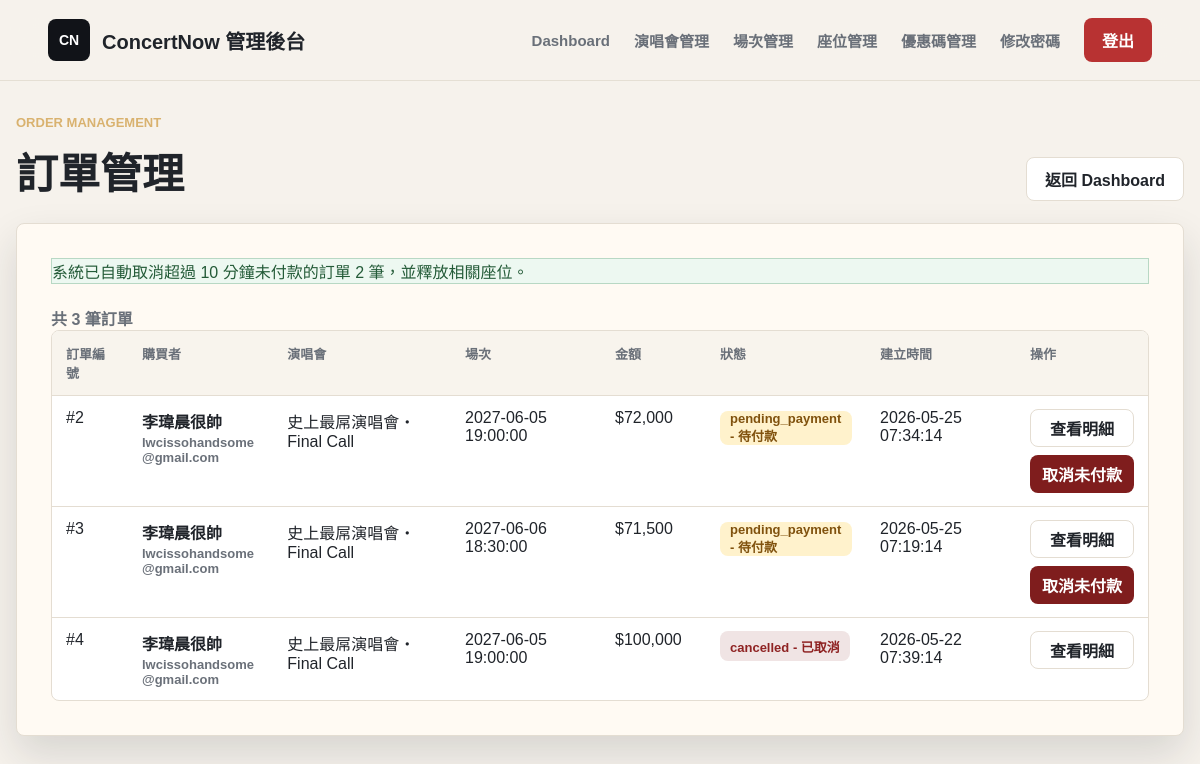
The page /manager/orders.php (signed in) on the database its author committed.
### tables this page shows
CREATE TABLE Orders (
    order_id INT AUTO_INCREMENT PRIMARY KEY,
    user_id INT,
    show_id INT,
    promo_id INT NULL,                      
    total_price INT NOT NULL,               
    status ENUM('pending_payment', 'paid', 'cancelled') DEFAULT 'pending_payment',
    payment_method VARCHAR(30) NULL,         
    delivery_method VARCHAR(30) NULL,        
    created_at TIMESTAMP DEFAULT CURRENT_TIMESTAMP,
    FOREIGN KEY (user_id) REFERENCES User(user_id),
    FOREIGN KEY (show_id) REFERENCES ShowDate(show_id),
    FOREIGN KEY (promo_id) REFERENCES PromoCode(promo_id) ON DELETE SET NULL
);

CREATE TABLE User (
    user_id INT AUTO_INCREMENT PRIMARY KEY,
    username VARCHAR(50) NOT NULL UNIQUE,
    real_name VARCHAR(50) NOT NULL,
    birth_date DATETIME NOT NULL,
    phone_num VARCHAR(20) NOT NULL,
    id_number VARCHAR(20) NOT NULL UNIQUE,
    email VARCHAR(100) NOT NULL,
    user_address VARCHAR(255) NULL,
    password VARCHAR(255) NOT NULL,
    role ENUM('customer', 'manager') DEFAULT 'customer',
    created_at TIMESTAMP DEFAULT CURRENT_TIMESTAMP
);

CREATE TABLE Concert (
    concert_id INT AUTO_INCREMENT PRIMARY KEY,
    organizer_id INT NULL,                           
    artist VARCHAR(100) NOT NULL,                     
    title VARCHAR(255) NOT NULL,                      
    venue VARCHAR(100) NOT NULL,                      
    concert_address VARCHAR(255) NOT NULL,                    
    image VARCHAR(255),                               
    sale_start DATETIME NOT NULL,                     
    sale_end DATETIME NOT NULL,                       
    description TEXT,                                 
    notice TEXT,                                      
    created_at TIMESTAMP DEFAULT CURRENT_TIMESTAMP,
    FOREIGN KEY (organizer_id) REFERENCES Organizer(organizer_id) ON DELETE SET NULL
);

CREATE TABLE ShowDate (
    show_id INT AUTO_INCREMENT PRIMARY KEY,
    concert_id INT NOT NULL,                          
    show_datetime DATETIME NOT NULL,                  
    status VARCHAR(50) DEFAULT 'available',           
    FOREIGN KEY (concert_id) REFERENCES Concert(concert_id) ON DELETE CASCADE
);

### includes/order_expiration.php (called while the page is built, shortened)
<?php
require_once __DIR__ . '/order_helpers.php';
function orderPaymentDeadlineTimestamp($createdAt)
{
    try {
        $createdDateTime = new DateTimeImmutable((string) $createdAt, new DateTimeZone(ORDER_PAYMENT_TIMEZONE));
    } catch (Exception $exception) {
        return null;
    }
    return $createdDateTime->getTimestamp() + ORDER_PAYMENT_TIMEOUT_SECONDS;
}
function orderPaymentSecondsRemaining($createdAt)
{
    $deadlineTimestamp = orderPaymentDeadlineTimestamp($createdAt);
    $nowTimestamp = (new DateTimeImmutable('now', new DateTimeZone(ORDER_PAYMENT_TIMEZONE)))->getTimestamp();
    return max(0, $deadlineTimestamp - $nowTimestamp);
}
function cancelExpiredPendingOrders($connection, $customerId = null)
{
    $cancelledCount = 0;
    try {
        $params = [];
        $customerFilter = '';
        $stmt = $connection->prepare(
            "SELECT order_id
             FROM Orders
             WHERE status = 'pending_payment'
               AND created_at <= DATE_SUB(NOW(), INTERVAL 10 MINUTE)
               $customerFilter"
        );
        $stmt->execute($params);
        $orderIds = array_map('intval', $stmt->fetchAll(PDO::FETCH_COLUMN));
        foreach ($orderIds as $orderId) {
            if (cancelPendingOrderAndReleaseSeats($connection, $orderId, $customerId, true)) {
                $cancelledCount++;
            }
        }
    } catch (Throwable $exception) {
        if ($connection->inTransaction()) {
            $connection->rollBack();
        }
        error_log('Cancel expired pending orders failed: ' . $exception->getMessage());
        throw $exception;
    }
    return $cancelledCount;
}

### includes/order_helpers.php (called while the page is built, shortened)
<?php
function archiveCancelledTickets(PDO $pdo, int $orderId): void
{
    $archiveStmt = $pdo->prepare(
        "INSERT INTO CancelledTicket
            (order_id, show_id, seat_id, seat_number, price, real_name, id_number)
         SELECT
            orders_table.order_id,
            orders_table.show_id,
            seat.seat_id,
            seat.seat_number,
            seat.price,
            ticket.real_name,
            ticket.id_number
         FROM Ticket ticket
         INNER JOIN Orders orders_table ON orders_table.order_id = ticket.order_id
         INNER JOIN Seat seat ON seat.seat_id = ticket.seat_id
         WHERE ticket.order_id = :order_id"
    );
    $archiveStmt->execute([':order_id' => $orderId]);
}
function cancelPendingOrderAndReleaseSeats(PDO $pdo, int $orderId, ?int $customerId = null, bool $requireExpired = false): bool
{
    $pdo->beginTransaction();
    try {
        $params = [':order_id' => $orderId];
        $customerFilter = '';
        $orderStmt = $pdo->prepare(
            "SELECT order_id, status, created_at
             FROM Orders
             WHERE order_id = :order_id
               $customerFilter
             FOR UPDATE"
        );
        $orderStmt->execute($params);
        $order = $orderStmt->fetch();
        $ticketStmt = $pdo->prepare(
            'SELECT seat_id
             FROM Ticket
             WHERE order_id = :order_id'
        );
        $ticketStmt->execute([':order_id' => $orderId]);
        $seatIds = array_map('intval', $ticketStmt->fetchAll(PDO::FETCH_COLUMN));
        archiveCancelledTickets($pdo, $orderId);
        $seatStmt = $pdo->prepare(
            "UPDATE Seat
             SET status = 'available'
             WHERE seat_id = :seat_id"
        );
        foreach ($seatIds as $seatId) {
            $seatStmt->execute([':seat_id' => $seatId]);
        }
        $deleteStmt = $pdo->prepare('DELETE FROM Ticket WHERE order_id = :order_id');
        $deleteStmt->execute([':order_id' => $orderId]);
        $updateStmt = $pdo->prepare(
            "UPDATE Orders
             SET status = 'cancelled'
             WHERE order_id = :order_id
               AND status = 'pending_payment'"
        );
        $updateStmt->execute([':order_id' => $orderId]);
        $pdo->commit();
        return true;
    } catch (Throwable $exception) {
        if ($pdo->inTransaction()) {
            $pdo->rollBack();
        }
        throw $exception;
    }
}

### includes/manager_auth.php (called while the page is built, shortened)
<?php
function h($value)
{
    return htmlspecialchars((string) $value, ENT_QUOTES, 'UTF-8');
}

### manager/orders.php (the view, shortened to what this page needs)
<?php
$authGuardPath = __DIR__ . '/../includes/auth_guard.php';
if (file_exists($authGuardPath)) {
    require_once $authGuardPath;
    if (function_exists('require_role')) {
        require_role('manager');
    }
} else {
    require_once __DIR__ . '/../includes/manager_auth.php';
}
require_once __DIR__ . '/../includes/db_config.php';
require_once __DIR__ . '/../includes/order_expiration.php';
$errors = [];
$notice = '';
$orders = [];
$dbReady = $pdo instanceof PDO;
$statusLabels = [
    'pending_payment' => '待付款',
    'paid' => '已付款',
    'cancelled' => '已取消',
];
if (!$dbReady) {
    $errors[] = '目前無法連線資料庫，請確認 MySQL 與 includes/db_config.php 設定。';
} else {
    try {
        $autoCancelledCount = cancelExpiredPendingOrders($pdo);
        if ($autoCancelledCount > 0 && $notice === '') {
            $notice = '系統已自動取消超過 10 分鐘未付款的訂單 ' . $autoCancelledCount . ' 筆，並釋放相關座位。';
        }
    } catch (Throwable $exception) {
        error_log('Auto-cancel expired orders failed: ' . $exception->getMessage());
        $errors[] = '自動取消逾時訂單失敗，請稍後再試。';
    }
    try {
        $stmt = $pdo->prepare(
            'SELECT o.order_id,
                    o.user_id,
                    o.show_id,
                    o.total_price,
                    o.status,
                    o.created_at,
                    u.username,
                    u.real_name AS buyer_real_name,
                    u.email,
                    c.title AS concert_title,
                    s.show_datetime
             FROM Orders o
             LEFT JOIN User u ON u.user_id = o.user_id
             LEFT JOIN ShowDate s ON s.show_id = o.show_id
             LEFT JOIN Concert c ON c.concert_id = s.concert_id
             ORDER BY o.created_at DESC, o.order_id DESC'
        );
        $stmt->execute();
        $orders = $stmt->fetchAll();
    } catch (PDOException $exception) {
        error_log('Fetch orders failed: ' . $exception->getMessage());
        $errors[] = '讀取訂單列表失敗，請稍後再試。';
    }
}
?>
<!doctype html>
<html lang="zh-Hant">
<head>
    <link rel="stylesheet" href="../assets/css/style.css">
</head>
<body>
    <header class="site-header">
        <a class="brand" href="/concert_system/manager/dashboard.php" aria-label="ConcertNow 管理後台">
            <span class="brand-mark">CN</span>
            <span>ConcertNow 管理後台</span>
        </a>
        <nav class="main-nav" aria-label="管理功能">
            <a href="/concert_system/manager/dashboard.php">Dashboard</a>
            <a href="/concert_system/manager/concerts.php">演唱會管理</a>
            <a href="/concert_system/manager/shows.php">場次管理</a>
            <a href="/concert_system/manager/seats.php">座位管理</a>
            <a href="/concert_system/manager/promocodes.php">優惠碼管理</a>
            <a href="/concert_system/manager/change_password.php">修改密碼</a>
            <a class="login-button" href="/concert_system/manager/logout.php">登出</a>
        </nav>
    </header>
    <main class="concert-section manager-orders">
        <div class="section-title">
            <div>
                <p>Order Management</p>
                <h2>訂單管理</h2>
            </div>
            <a class="secondary-action" href="/concert_system/manager/dashboard.php">返回 Dashboard</a>
        </div>
        <section class="placeholder-card orders-panel">
            <div class="orders-layout">
                <?php if ($notice !== ''): ?>
                    <div class="auth-success"><?= h($notice) ?></div>
                <?php endif; ?>
                <div>
                    <div class="orders-summary">
                        <span>共 <?= h(count($orders)) ?> 筆訂單</span>
                    </div>
                    <div class="table-wrap">
                        <?php if ($orders): ?>
                            <table class="orders-table">
                                <thead>
                                    <tr>
                                        <th>訂單編號</th>
                                        <th>購買者</th>
                                        <th>演唱會</th>
                                        <th>場次</th>
                                        <th>金額</th>
                                        <th>狀態</th>
                                        <th>建立時間</th>
                                        <th>操作</th>
                                    </tr>
                                </thead>
                                <tbody>
                                    <?php foreach ($orders as $order): ?>
                                        <tr>
                                            <td>#<?= h($order['order_id']) ?></td>
                                            <td>
                                                <div class="buyer-cell">
                                                    <strong><?= h($order['buyer_real_name'] ?: $order['username'] ?: '未知會員') ?></strong>
                                                    <span><?= h($order['email'] ?: '無 email') ?></span>
                                                </div>
                                            </td>
                                            <td><?= h($order['concert_title'] ?: '未找到演唱會') ?></td>
                                            <td><?= h($order['show_datetime'] ?: '未找到場次') ?></td>
                                            <td>$<?= h(number_format((float) $order['total_price'])) ?></td>
                                            <td>
                                                <span class="status-pill is-<?= h($order['status']) ?>">
                                                    <?= h($order['status']) ?> - <?= h($statusLabels[$order['status']] ?? $order['status']) ?>
                                                </span>
                                            </td>
                                            <td><?= h($order['created_at']) ?></td>
                                            <td>
                                                <div class="row-actions">
                                                    <a class="secondary-action" href="/concert_system/manager/orders.php?order_id=<?= h($order['order_id']) ?>">
                                                        查看明細
                                                    </a>
                                                    <?php if ($order['status'] === 'pending_payment'): ?>
                                                        <form method="post" action="/concert_system/manager/orders.php" onsubmit="return confirm('確定要取消此未付款訂單嗎？');">
                                                            <button class="danger-action" type="submit">取消未付款</button>
                                                        </form>
                                                    <?php endif; ?>
                                                </div>
                                            </td>
                                        </tr>
                                    <?php endforeach; ?>
                                </tbody>
                            </table>
                        <?php else: ?>
                            <div class="empty-row">目前沒有訂單資料。</div>
                        <?php endif; ?>
                    </div>
                </div>
            </div>
        </section>
    </main>
</body>
</html>

### assets/css/style.css (style rules this page uses)
:root { --bg: #f6f2ec; --surface: #fffaf3; --text: #20242a; --muted: #6a7079; --line: #e4ddd2; --accent: #b83232; --accent-dark: #8f2323; --ink: #111318; --shadow: 0 18px 40px rgba(31, 35, 40, 0.14); }
* { box-sizing: border-box; }
html { scroll-behavior: smooth; }
body { margin: 0; min-height: 100vh; background: var(--bg); color: var(--text); font-family: "PingFang TC", "Noto Sans TC", "Microsoft JhengHei", Arial, sans-serif; }
button, input[type="button"], input[type="submit"], input[type="reset"], .login-button, .primary-action, .ticket-link, .secondary-action, .disabled-action, .seat-zone-action, .show-select-action, .placeholder-link, .auth-submit, .danger-action { font-size: max(16px, 1em) !important; }
a { color: inherit; text-decoration: none; }
.site-header { position: sticky; top: 0; z-index: 20; display: flex; align-items: center; justify-content: space-between; gap: 24px; width: 100%; padding: 18px clamp(18px, 4vw, 56px); background: rgba(246, 242, 236, 0.92); border-bottom: 1px solid rgba(228, 221, 210, 0.9); backdrop-filter: blur(16px); }
.brand { display: inline-flex; align-items: center; gap: 12px; font-size: 20px; font-weight: 800; letter-spacing: 0; }
.brand-mark { display: inline-grid; place-items: center; width: 42px; height: 42px; color: #fff; background: var(--ink); border-radius: 8px; font-size: 14px; }
.main-nav { display: flex; align-items: center; gap: clamp(12px, 2vw, 28px); color: var(--muted); font-size: 15px; font-weight: 700; }
.login-button, .primary-action, .ticket-link, .secondary-action, .disabled-action, .seat-zone-action, .show-select-action, .placeholder-link, .auth-submit { display: inline-flex; align-items: center; justify-content: center; min-height: 44px; padding: 0 18px; border: 0; border-radius: 8px; background: var(--accent); color: #fff; font-weight: 800; cursor: pointer; }
.secondary-action { border: 1px solid var(--line); background: #fff; color: var(--text); }
.slide-kicker, .section-title p { margin: 0 0 10px; color: #d9b26f; font-size: 13px; font-weight: 900; letter-spacing: 0; text-transform: uppercase; }
.concert-section { width: min(1180px, calc(100% - 32px)); margin: 64px auto 72px; }
.section-title { display: flex; align-items: end; justify-content: space-between; gap: 20px; margin-bottom: 22px; }
.section-title h2 { margin: 0; color: var(--text); font-size: clamp(28px, 4vw, 42px); letter-spacing: 0; }
.placeholder-card { width: min(620px, 100%); padding: 34px; border: 1px solid var(--line); border-radius: 8px; background: var(--surface); box-shadow: var(--shadow); }
.auth-success { border: 1px solid #b8d8c4; background: #edf8f1; color: #245b38; }
.danger-action { border-color: #e2b4b4; color: #9a2525; font-size: 17px; }

### rows shown on the page
orders: order_id "2", user.real_name "李瑋晨很帥", user.email "lwcissohandsome@gmail.com", concert.title "史上最屌演唱會・Final Call", show.show_datetime "2027-06-05 19:00:00", total_price "72,000", status "pending_payment", status "待付款", created_at "2026-05-25 07:34:14"
orders: order_id "3", user.real_name "李瑋晨很帥", user.email "lwcissohandsome@gmail.com", concert.title "史上最屌演唱會・Final Call", show.show_datetime "2027-06-06 18:30:00", total_price "71,500", status "pending_payment", status "待付款", created_at "2026-05-25 07:19:14"
orders: order_id "4", user.real_name "李瑋晨很帥", user.email "lwcissohandsome@gmail.com", concert.title "史上最屌演唱會・Final Call", show.show_datetime "2027-06-05 19:00:00", total_price "100,000", status "cancelled", status "已取消", created_at "2026-05-22 07:39:14"

### other values the page prints
$notice "系統已自動取消超過 10 分鐘未付款的訂單 2 筆，並釋放相關座位。"
count($orders) "3"
